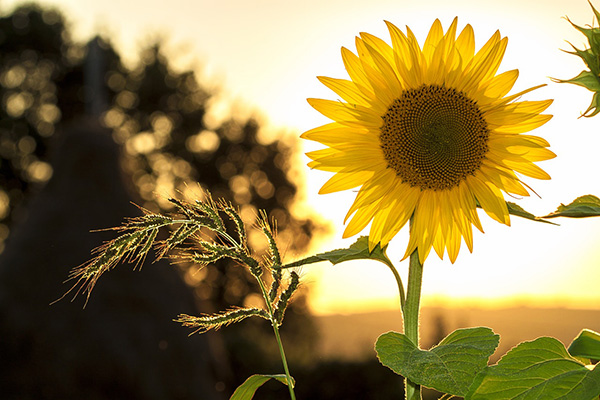
#> input picture img_processs/sunflower.jpg, 600 x 400 px
$ python img_crop.py
#> lines starting #> are read from the running program, lines starting #| are printed output that depends on the picture
from PIL import Image

img = Image.open('sunflower.jpg')
#> img is the input picture: PIL image 600x400 RGB; mean R, G, B 146.8, 128.9, 78.6

width, height = img.size
#> width = 600; height = 400
t= height/2
#> t = 200
m = 3* height/4
#> m = 300
img1 = img.crop((50,t,164,m))
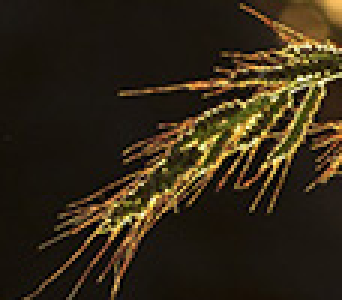
#> img1: PIL image 114x100 RGB (shown 3 times larger); mean R, G, B 51.1, 40.4, 23

img1.show()

$ run again, with img_processs/img.jfif saved as img_processs/sunflower.jpg
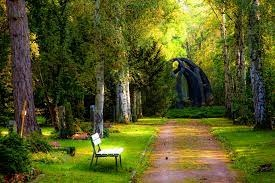
#> input picture img_processs/img.jfif, 275 x 183 px
#> img is the input picture: PIL image 275x183 RGB; mean R, G, B 86.7, 89.6, 35.9
#> `img1 = img.crop((50,t,164,m))`:
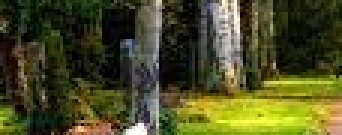
#> img1: PIL image 114x45 RGB (shown 3 times larger); mean R, G, B 75.6, 76.3, 36.4
